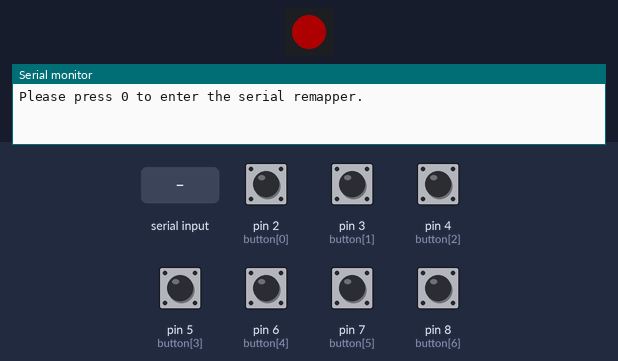
Bench run of a sketch on a simulated Arduino Leonardo, built with avr-gcc and run on an emulated ATmega32U4. Shown: 1 RGB LEDs in strip order, left to right, the last lines printed to the serial monitor. The test bench sets the inputs (shaded band); at power-on: pin 2 (button[0]), pin 3 (button[1]), pin 4 (button[2]), pin 5 (button[3]), pin 6 (button[4]), pin 7 (button[5]), pin 8 (button[6]) HIGH. Dim RGB values are drawn brighter than linear; EEPROM starts erased.

Above: at 1.5 s.
1.6 s: "0" received over Serial
5.8 s: "48\n" received over Serial
At 5.8 s:
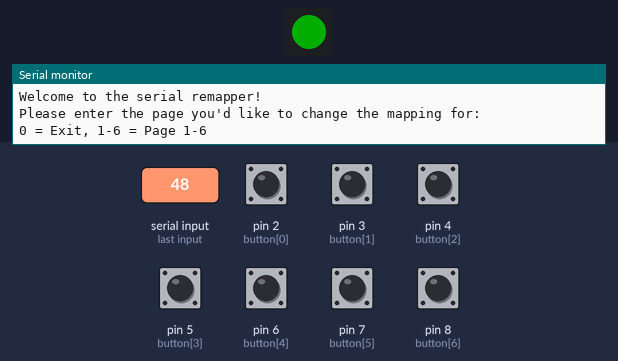
At 7.3 s:
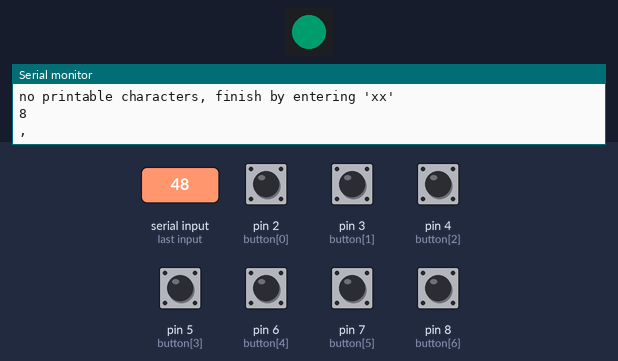
Timing chart, 0 to 8.8 s (numbered marks = the images above; inputs shaded):
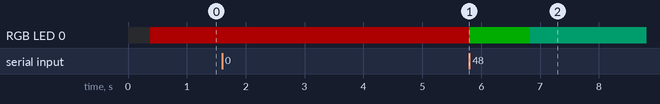

Measured:
- after the input at 1.6 s, RGB LED 0: RGB(50, 0, 0) → RGB(0, 50, 0) after 4.2 s

The sketch:

macroPad.ino
```cpp
/*************************************************
  Macro Keypad
    The first keypad in the line that adds the NEW
    new and improved serial remapper. This will be
    ported to the other models, but the "page"
    functionality will remain specific to this
    model due to input constraints. The updated
    remapper now allows you to map (almost) any
    keyboard character (up to three per key) and
    allows you to switch between six pages by
    holding the side button and pressing the face
    button to the corresponding page.

  Key Numbering
    -------------
    | 1 | 2 | 3 |
    -------------
  - | 4 | 5 | 6 |
    -------------
  ^ Side button is key 7
  Pinout can be seen in the button function

  For more info, please visit:
  ----> http://thnikk.moe/
  ----> https://www.etsy.com/shop/thnikk
  ----> twitter.com/thnikk
  ----> https://github.com/thnikk

  Written by thnikk.
*************************************************/

#include <EEPROM.h>
#include <Bounce2.h>
#include <Keyboard.h>
#include <Mouse.h>
#include <Adafruit_NeoPixel.h>

bool serialDebug = 0;

// Version number (chnge to update EEPROM values)
bool version = 0;

// First-time mapping values. Update version to write
// new values to EEPROM. Values available at
// ASCII table here: http://www.asciitable.com/
byte byteMapping[6][6] = {
  { 97, 115, 100, 122, 120, 99 }, // asdzxc (osu)
  { 113, 119, 101, 97, 115, 100 }, // qweasd (FPS)
  { 0, 218, 0, 216, 217, 215 }, // arrow keys
  { 49, 50, 51, 52, 53, 54 }, // 123456
  { 0, 0, 0, 0, 0, 0 }, // Blank
  { 0, 0, 0, 0, 0, 0 }  // Blank
};

// Arrays for modifier interpreter
byte specialLength = 33; // Number of "special keys"
String specialKeys[] = {
  "shift", "ctrl", "super",
  "alt", "f1", "f2", "f3",
  "f4", "f5", "f6", "f7",
  "f8", "f9", "f10", "f11",
  "f12", "insert",
  "delete", "backspace",
  "enter", "home", "end",
  "pgup", "pgdn", "up",
  "down", "left", "right",
  "tab", "escape", "MB1",
  "MB2", "MB3"
};
byte specialByte[] = {
  129, 128, 131, 130,
  194, 195, 196, 197,
  198, 199, 200, 201,
  202, 203, 204, 205,
  209, 212, 178, 176,
  210, 213, 211, 214,
  218, 217, 216, 215,
  179, 177, 1, 2, 3
};

byte inputBuffer; // Stores specialByte after conversion

byte b = 50; // LED brightness

// MacroPad Specific

// Array for buttons (for use in for loop.)
const byte button[] = { 2, 3, 4, 5, 6, 7, 8 };

// How many keys (0 indexed)
#define numkeys 6 // Use define for compiler level
const byte pages = 6;
byte page = 0; // Default page

// Makes button press/release action happen only once
bool pressed[numkeys];

// Array for storing bounce values
bool bounce[numkeys+1]; // +1 because length is NOT zero indexed

// Mapping multidimensional array
char mapping[pages][numkeys][3];

// Neopixel library initializtion
Adafruit_NeoPixel pixels = Adafruit_NeoPixel(1, 9, NEO_GRB + NEO_KHZ800);
byte rgb[3][1]; // Declare RGB array

unsigned long previousMillis = 0; // Serial monitor timer
unsigned long sbMillis = 0;       // Side button timer
unsigned long effectMillis = 0;   // LED effect timer (so y'all don't get seizures)
byte hold = 0; // Hold counter
byte set = 0;  //
byte rb = 0; // rainbow effect counter (rollover at 255 to reset)
bool blink = 0;

// Bounce declaration
Bounce b1d = Bounce();
Bounce b2d = Bounce();
Bounce b3d = Bounce();
Bounce b4d = Bounce();
Bounce b5d = Bounce();
Bounce b6d = Bounce();
Bounce b7d = Bounce();

void setup() {
  Serial.begin(9600);
  pixels.begin();
  // Load + Initialize EEPROM
  loadEEPROM();

  // Set input pullup resistors
  for (int x = 0; x <= numkeys; x++) {
   pinMode(button[x], INPUT_PULLUP);
  }

  // Bounce initializtion
  b1d.attach(button[0]);
  b1d.interval(8);
  b2d.attach(button[1]);
  b2d.interval(8);
  b3d.attach(button[2]);
  b3d.interval(8);
  b4d.attach(button[3]);
  b4d.interval(8);
  b5d.attach(button[4]);
  b5d.interval(8);
  b6d.attach(button[5]);
  b6d.interval(8);
  b7d.attach(button[6]);
  b7d.interval(8);
}

void loadEEPROM() {
  // Initialize EEPROM
  if (EEPROM.read(0) != version) {
    EEPROM.write(1, page);
    // Single values
    EEPROM.write(0, version);
    for (int z = 0; z < pages; z++) {     // Pages
      for (int x = 0; x < numkeys; x++) { // Keys
        for (int  y= 0; y < 3; y++) {     // 3 key slots per key
          // Write the default values (no combos to avoid accidents)
          if (y == 0) EEPROM.write(((40+(x*3)+y) + (z*3*numkeys)), byteMapping[z][x]);
          // Write 0 to remailing two slots per key for null values
          if (y > 0) EEPROM.write((40+(x*3)+y) + (z*3*numkeys), 0);
        }
      }
    }
  }
  // Load values from EEPROM
  page = EEPROM.read(1);
  // Load button mapping
  for (int z = 0; z < pages; z++) {     // Pages
    for (int x = 0; x < numkeys; x++) { // Keys
      for (int  y= 0; y < 3; y++) {     // 3 key slots per key
        mapping[z][x][y] = char(EEPROM.read((40+(x*3)+y) + (z*3*numkeys)));
      }
    }
  }
}

void loop() {

  // Run to get latest bounce values
  bounceSetup(); // Moved here for program-wide access to latest debounced button values

  if (((millis() - previousMillis) > 1000) && (!serialDebug)) { // Check once a second to reduce overhead
    if (Serial && set == 0) { // Run once when serial monitor is opened to avoid flooding the serial monitor
      Serial.println("Please press 0 to enter the serial remapper.");
      set = 1;
    }
    // If 0 is received at any point, enter the remapper.
    if (Serial.available() > 0) if (Serial.read() == '0') remapSerial();
    // If the serial monitor is closed, reset so it can prompt the user to press 0 again.
    if (!Serial) set = 0;
    previousMillis = millis();
  }

  keyboard();
  status(page);
}

// LED code
// Three modes along with the "wheel" function, which lets you set the color between r, g, and b with a single byte (0-255)
void status(byte inPage) { // Displays single color
  if ((millis() - effectMillis) > 10) {
    wheel(inPage*40);
    pixels.setPixelColor(0, pixels.Color(b*rgb[0][0]/255, b*rgb[1][0]/255, b*rgb[2][0]/255));
    pixels.show();
    effectMillis = millis();
  }
}
void rainbow() { // Rainbow effect while waiting for page input in remapper.
  if ((millis() - effectMillis) > 10) { // Using same timer since both will never run at the same time.
    wheel(rb++);
    pixels.setPixelColor(0, pixels.Color(b*rgb[0][0]/255, b*rgb[1][0]/255, b*rgb[2][0]/255));
    pixels.show();
    effectMillis = millis();
  }
}
void blinkLED() { // Blinks LEDs once
  pixels.setPixelColor(0, pixels.Color(b*100/255, b*100/255, b*100/255));
  pixels.show();
  delay(50);
  pixels.setPixelColor(0, pixels.Color(0, 0, 0));
  pixels.show();
  delay(20);
}
void wheel(byte shortColor) { // Set RGB color with byte
  // convert shortColor to r, g, or b
  if (shortColor >= 0 && shortColor < 85) {
    rgb[0][0] = (shortColor * -3) +255;
    rgb[1][0] = shortColor * 3;
    rgb[2][0] = 0;
  }
  if (shortColor >= 85 && shortColor < 170) {
    rgb[0][0] = 0;
    rgb[1][0] = ((shortColor - 85) * -3) +255;
    rgb[2][0] = (shortColor - 85) * 3;
  }
  if (shortColor >= 170 && shortColor < 255) {
    rgb[0][0] = (shortColor - 170) * 3;
    rgb[1][0] = 0;
    rgb[2][0] = ((shortColor - 170) * -3) +255;
  }
}

// Remapper code
// Allows keys to be remapped through the serial monitor
void remapSerial() {
  Serial.println("Welcome to the serial remapper!");
  while(true){
    // Buffer variables (puting these at the root of the relevant scope to reduce memory overhead)
    byte input = 0;
    byte pageMap = 0;

    // Main menu
    Serial.println();
    Serial.println("Please enter the page you'd like to change the mapping for:");
    Serial.println("0 = Exit, 1-6 = Page 1-6");
    while(!Serial.available()){rainbow();} // Display rainbow on LED when waiting for page input
    // Set page or quit
    if (Serial.available()) input = byte(Serial.read()); // Save as variable to reduce overhead
    if (input == 48) break; // Quit if user inputs 0
    else if (input > 48 && input <= 48 + pages) pageMap = input - 49; // -49 for zero indexed mapping array

    // Print current EEPROM values
    Serial.print("Current values are: ");
    for (int x = 0; x < numkeys; x++) {
      for (int y = 0; y < 3; y++) {
        byte mapCheck = int(mapping[pageMap][x][y]);
        if (mapCheck != 0){ // If not null...
          // Print if regular character (prints as a char)
          if (mapCheck > 33 && mapCheck < 126) Serial.print(mapping[pageMap][x][y]);
          // Otherwise, check it through the byte array and print the text version of the key.
          else for (int z = 0; z < specialLength; z++) if (specialByte[z] == mapCheck){
            Serial.print(specialKeys[z]);
            Serial.print(" ");
          }
        }
      }
      // Print delineation
      if (x < (numkeys - 1)) Serial.print(", ");
    }
    Serial.println();
    // End of print

    // Take serial inputs
    Serial.println("Please input special keys first and then a printable character.");
    Serial.println();
    Serial.println("For special keys, please enter a colon and then the corresponding");
    Serial.println("number (example: ctrl = ':1')");
    // Print all special keys
    byte lineLength = 0;

    // Print table of special values
    for (int y = 0; y < 67; y++) Serial.print("-");
    Serial.println();
    for (int x = 0; x < specialLength; x++) {
      // Make every line wrap at 30 characters
      byte spLength = specialKeys[x].length(); // save as variable within for loop for repeated use
      lineLength += spLength + 6;
      Serial.print(specialKeys[x]);
      spLength = 9 - spLength;
      for (spLength; spLength > 0; spLength--) { // Print a space
        Serial.print(" ");
        lineLength++;
      }
      if (x > 9) lineLength++;
      Serial.print(" = ");
      if (x <= 9) {
        Serial.print(" ");
        lineLength+=2;
      }
      Serial.print(x);
      if (x != specialLength) Serial.print(" | ");
      if (lineLength > 55) {
        lineLength = 0;
        Serial.println();
      }
    }
    // Bottom line
    if ((specialLength % 4) != 0) Serial.println(); // Add a new line if table doesn't go to end
    for (int y = 0; y < 67; y++) Serial.print("-"); // Bottom line of table
    Serial.println();
    Serial.println("If you want two or fewer modifiers for a key and");
    Serial.println("no printable characters, finish by entering 'xx'");
    // End of table

    for (int x = 0; x < numkeys; x++) { // Main for loop for each key

      byte y = 0; // External loop counter for while loop
      byte z = 0; // quickfix for bug causing wrong input slots to be saved
      while (true) {
        while(!Serial.available()){status(pageMap);}
        String serialInput = Serial.readString();
        byte loopV = inputInterpreter(serialInput);

        // If key isn't converted
        if (loopV == 0){ // Save to array and EEPROM and quit; do and break
          // If user finishes key
          if (serialInput[0] == 'x' && serialInput[1] == 'x') { // Break if they use the safe word
            for (y; y < 3; y++) { // Overwrite with null values (0 char = null)
              EEPROM.write((40+(x*3)+y) + (pageMap*3*numkeys), 0);
              mapping[pageMap][x][y] = 0;
            }
            if (x < numkeys-1) Serial.print("(finished key,) ");
            if (x == numkeys-1) Serial.print("(finished key)");
            break;
          }
          // If user otherwise finishes inputs
          Serial.print(serialInput); // Print once
          if (x < 5) Serial.print(", ");
          for (y; y < 3; y++) { // Normal write/finish
            EEPROM.write((40+(x*3)+y) + (pageMap*3*numkeys), int(serialInput[y-z]));
            mapping[pageMap][x][y] = serialInput[y-z];
          }
          break;
        }

        // If key is converted
        if (loopV == 1){ // save input buffer into slot and take another serial input; y++ and loop
          EEPROM.write((40+(x*3)+y) + (pageMap*3*numkeys), inputBuffer);
          mapping[pageMap][x][y] = inputBuffer;
          y++;
          z++;
        }

        // If user input is invalid, print keys again.
        if (loopV == 2){

          for (int a = 0; a < x; a++) {
            for (int d = 0; d < 3; d++) {
              byte mapCheck = int(mapping[pageMap][a][d]);
              if (mapCheck != 0){ // If not null...
                // Print if regular character (prints as a char)
                if (mapCheck > 33 && mapCheck < 126) Serial.print(mapping[pageMap][a][d]);
                // Otherwise, check it through the byte array and print the text version of the key.
                else for (int c = 0; c < specialLength; c++) if (specialByte[c] == mapCheck){
                  Serial.print(specialKeys[c]);
                  // Serial.print(" ");
                }
              }
            }
            // Print delineation
            Serial.print(", ");
          }
          if (y > 0) { // Run through rest of current key if any inputs were already entered
            for (int d = 0; d < y; d++) {
              byte mapCheck = int(mapping[pageMap][x][d]);
              if (mapCheck != 0){ // If not null...
                // Print if regular character (prints as a char)
                if (mapCheck > 33 && mapCheck < 126) Serial.print(mapping[pageMap][x][d]);
                // Otherwise, check it through the byte array and print the text version of the key.
                else for (int c = 0; c < specialLength; c++) if (specialByte[c] == mapCheck){
                  Serial.print(specialKeys[c]);
                  Serial.print(" ");
                }
              }
            }
          }

        }
      } // Mapping loop
    } // Key for loop
    Serial.println();
    Serial.println("Mapping saved!");
  } // Main while loop
  Serial.println("Exiting.");
} // Remapper loop
byte inputInterpreter(String input) { // Checks inputs for a preceding colon and converts said input to byte
  if (input[0] == ':') { // Check if user input special characters
    input.remove(0, 1); // Remove colon
    int inputInt = input.toInt(); // Convert to integer
    if (inputInt >= 0 && inputInt < specialLength) { // Checks to make sure length matches
      inputBuffer = specialByte[inputInt];
      Serial.print(specialKeys[inputInt]); // Print within function for easier access
      Serial.print(" "); // Space for padding
      return 1;
    }
    Serial.println();
    Serial.println("Invalid code added, please try again.");
    return 2;
  }
  else if (input[0] != ':' && input.length() > 3){
    Serial.println();
    Serial.println("Invalid, please try again.");
    return 2;
  }
  else return 0;
}

// Input code
// Checks bounce values, sidebutton, and keyboard
void bounceSetup() { // Upates input values once per loop after debouncing
  // Check each state
  b1d.update();
  b2d.update();
  b3d.update();
  b4d.update();
  b5d.update();
  b6d.update();
  b7d.update();
  // Write state to array for easy access
  bounce[0] = b1d.read();
  bounce[1] = b2d.read();
  bounce[2] = b3d.read();
  bounce[3] = b4d.read();
  bounce[4] = b5d.read();
  bounce[5] = b6d.read();
  bounce[6] = b7d.read();
}
void sideButton(){
  if(!bounce[numkeys]) { // Change hold value for release
    if (((millis() - sbMillis) < 500)) hold = 1;
    if (((millis() - sbMillis) > 500)) hold = 2;
  }
  if (hold == 2) {
    if (!blink) {
      blinkLED();
      blink = 1;
    }
    for (byte x = 0; x < numkeys; x++) if (!bounce[x]) page = x; // Changes page depending on which key is pressed (1-6)
  }
  if(bounce[numkeys]){
    if (hold == 1) { // Press escape if pressed and released
      Keyboard.press(177);
      delay(8);
      Keyboard.release(177);
    }
    if (hold == 2) EEPROM.write(1, page); // save page value
    hold = 0;
    blink = 0;
    sbMillis = millis();
  }

}
void keyboard(){
  sideButton(); // Run sidebutton code
  if (hold < 2){ // Only run when the side button isn't pressed
    for (int a = 0; a < numkeys; a++) { // checks each key
      if (!pressed[a]) { // This made sense to me at one point
        for (int b = 0; b < 3; b++) if (!bounce[a]) { // For each
          if (mapping[page][a][b] != 0) {
            if (mapping[page][a][b] > 3) Keyboard.press(mapping[page][a][b]);
            else {
              if (mapping[page][a][b] == 1) Mouse.press(MOUSE_LEFT);
              else if (mapping[page][a][b] == 2) Mouse.press(MOUSE_RIGHT);
              else if (mapping[page][a][b] == 3) Mouse.press(MOUSE_MIDDLE);
            }
          }
          pressed[a] = 1; // nonsense
        }
      }
      if (pressed[a]) {
        for (int b = 0; b < 3; b++) if (bounce[a]) {
          if (mapping[page][a][b] != 0) {
              if (mapping[page][a][b] > 3) Keyboard.release(mapping[page][a][b]);
            else {
              if (mapping[page][a][b] == 1) Mouse.release(MOUSE_LEFT);
              else if (mapping[page][a][b] == 2) Mouse.release(MOUSE_RIGHT);
              else if (mapping[page][a][b] == 3) Mouse.release(MOUSE_MIDDLE);
            }
            }
          pressed[a] = 0;
        }
      }
    }
  }
}
```
